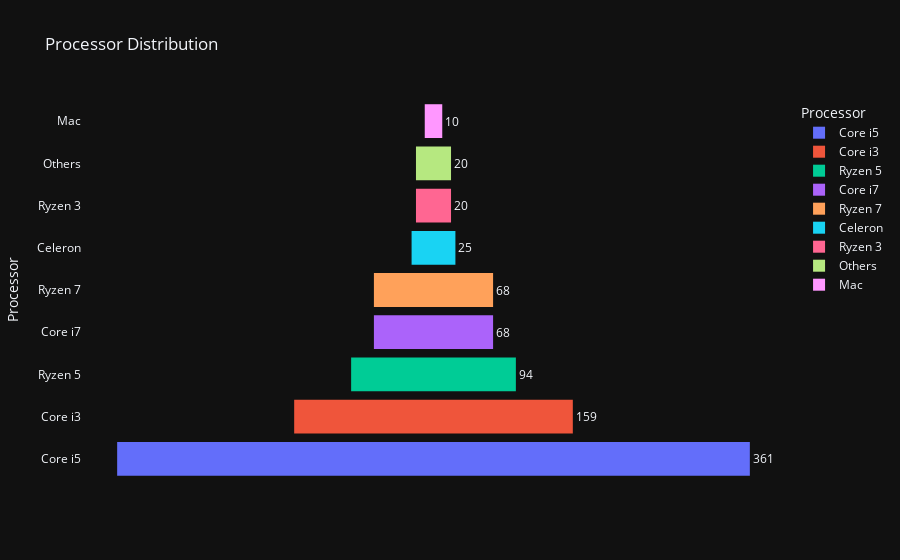

The notebook cell saved with this chart:
### Markdown cell above
## PROCESSOR

### Code cell
# Calculate the count of each unique value in the 'Processor' column.
data_processor = data['Processor'].value_counts()

# Create a funnel plot using Plotly Express (px) to visualize the distribution of processors.
# Customize the title, template, color, and labels of the plot.
fig = px.funnel(data_processor,
                title='Processor Distribution',  # Set the title of the plot.
                template='plotly_dark',          # Use a dark template for the plot.
                color=data_processor.index,      # Color segments based on the processor.
                labels={'value': 'Count'},       # Customize the label for the value.
                )

# Update the position of the text labels to be outside the segments for better visibility.
fig.update_traces(textposition='outside')

# Display the plot.
fig.show()

### Figure 1 — Plotly figure (JSON) as saved in the notebook; plotly's stock layout.template omitted (floating-point values rounded to 4 significant figures)
{"data": [{"hovertemplate": "Processor=%{y}<br>Count=%{x}<extra></extra>", "legendgroup": "Core i5", "marker": {"color": "#636efa"}, "name": "Core i5", "orientation": "h", "showlegend": true, "textposition": "outside", "type": "funnel", "x": [361], "xaxis": "x", "y": ["Core i5"], "yaxis": "y"}, {"hovertemplate": "Processor=%{y}<br>Count=%{x}<extra></extra>", "legendgroup": "Core i3", "marker": {"color": "#EF553B"}, "name": "Core i3", "orientation": "h", "showlegend": true, "textposition": "outside", "type": "funnel", "x": [159], "xaxis": "x", "y": ["Core i3"], "yaxis": "y"}, {"hovertemplate": "Processor=%{y}<br>Count=%{x}<extra></extra>", "legendgroup": "Ryzen 5", "marker": {"color": "#00cc96"}, "name": "Ryzen 5", "orientation": "h", "showlegend": true, "textposition": "outside", "type": "funnel", "x": [94], "xaxis": "x", "y": ["Ryzen 5"], "yaxis": "y"}, {"hovertemplate": "Processor=%{y}<br>Count=%{x}<extra></extra>", "legendgroup": "Core i7", "marker": {"color": "#ab63fa"}, "name": "Core i7", "orientation": "h", "showlegend": true, "textposition": "outside", "type": "funnel", "x": [68], "xaxis": "x", "y": ["Core i7"], "yaxis": "y"}, {"hovertemplate": "Processor=%{y}<br>Count=%{x}<extra></extra>", "legendgroup": "Ryzen 7", "marker": {"color": "#FFA15A"}, "name": "Ryzen 7", "orientation": "h", "showlegend": true, "textposition": "outside", "type": "funnel", "x": [68], "xaxis": "x", "y": ["Ryzen 7"], "yaxis": "y"}, {"hovertemplate": "Processor=%{y}<br>Count=%{x}<extra></extra>", "legendgroup": "Celeron", "marker": {"color": "#19d3f3"}, "name": "Celeron", "orientation": "h", "showlegend": true, "textposition": "outside", "type": "funnel", "x": [25], "xaxis": "x", "y": ["Celeron"], "yaxis": "y"}, {"hovertemplate": "Processor=%{y}<br>Count=%{x}<extra></extra>", "legendgroup": "Ryzen 3", "marker": {"color": "#FF6692"}, "name": "Ryzen 3", "orientation": "h", "showlegend": true, "textposition": "outside", "type": "funnel", "x": [20], "xaxis": "x", "y": ["Ryzen 3"], "yaxis": "y"}, {"hovertemplate": "Processor=%{y}<br>Count=%{x}<extra></extra>", "legendgroup": "Others", "marker": {"color": "#B6E880"}, "name": "Others", "orientation": "h", "showlegend": true, "textposition": "outside", "type": "funnel", "x": [20], "xaxis": "x", "y": ["Others"], "yaxis": "y"}, {"hovertemplate": "Processor=%{y}<br>Count=%{x}<extra></extra>", "legendgroup": "Mac", "marker": {"color": "#FF97FF"}, "name": "Mac", "orientation": "h", "showlegend": true, "textposition": "outside", "type": "funnel", "x": [10], "xaxis": "x", "y": ["Mac"], "yaxis": "y"}], "layout": {"autosize": true, "legend": {"title": {"text": "Processor"}, "tracegroupgap": 0}, "title": {"text": "Processor Distribution"}, "xaxis": {"anchor": "y", "autorange": true, "domain": [0, 1], "range": [-200.6, 200.6], "title": {"text": "Count"}, "type": "linear"}, "yaxis": {"anchor": "x", "autorange": true, "categoryarray": ["Mac", "Others", "Ryzen 3", "Celeron", "Ryzen 7", "Core i7", "Ryzen 5", "Core i3", "Core i5"], "categoryorder": "array", "domain": [0, 1], "range": [8.5, -0.5], "title": {"text": "Processor"}, "type": "category"}}}
